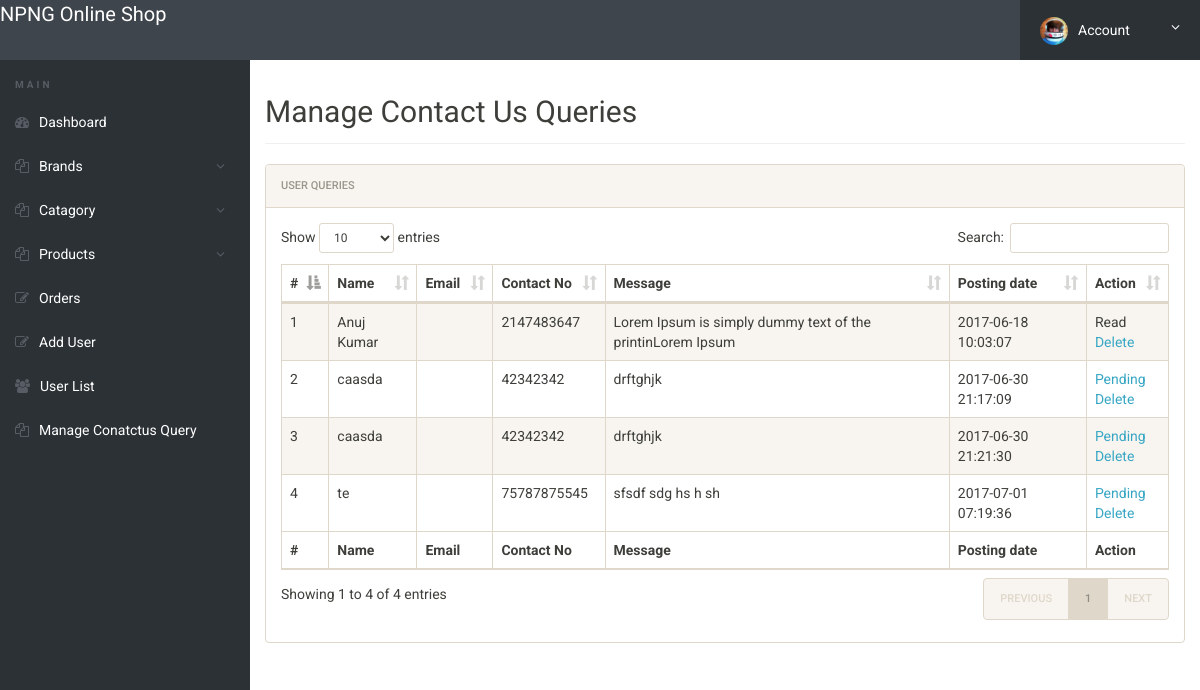
/admin/contact_us.php (signed in), run on the app's committed database.
### tables this page shows
CREATE TABLE IF NOT EXISTS `contactus` (`id` int(11) NOT NULL, `name` varchar(100) DEFAULT NULL, `Email` varchar(120) DEFAULT NULL,
	`ContactNumber` char(11) DEFAULT NULL, `Message` longtext, `PostingDate` timestamp NOT NULL DEFAULT CURRENT_TIMESTAMP,
	`status` int(11) DEFAULT NULL);

### admin/contact_us.php (the view, shortened to what this page needs)
<?php
include('includes/config.php');
if(strlen($_SESSION['alogin'])==0){
	header('location:index.php');
}
else{
?>
<!DOCTYPE html>
<html>
<head>
	<link rel="stylesheet" href="css/font-awesome.min.css">
	<link rel="stylesheet" href="css/bootstrap.min.css">
	<link rel="stylesheet" href="css/dataTables.bootstrap.min.css">
	<link rel="stylesheet" href="css/bootstrap-social.css">
	<link rel="stylesheet" href="css/bootstrap-select.css">
	<link rel="stylesheet" href="css/fileinput.min.css">
	<link rel="stylesheet" href="css/awesome-bootstrap-checkbox.css">
	<link rel="stylesheet" href="css/style.css">
</head>
<body>
	<?php include('includes/header.php');?>
	<div class="ts-main-content">
		<?php include('includes/leftbar.php');?>
		<div class="content-wrapper">
			<div class="container-fluid">
				<div class="row">
					<div class="col-md-12">
						<h2 class="page-title">Manage Contact Us Queries</h2>
						<div class="panel panel-default">
							<div class="panel-heading">User queries</div>
							<div class="panel-body">
								<table id="zctb" class="display table table-striped table-bordered table-hover" cellspacing="0" width="100%">
									<thead>
										<tr>
											<th>#</th>
											<th>Name</th>
											<th>Email</th>
											<th>Contact No</th>
											<th>Message</th>
											<th>Posting date</th>
											<th>Action</th>
										</tr>
									</thead>
									<tfoot>
										<tr>
											<th>#</th>
											<th>Name</th>
											<th>Email</th>
											<th>Contact No</th>
											<th>Message</th>
											<th>Posting date</th>
											<th>Action</th>
										</tr>
									</tfoot>
									<tbody>
										<?php $sql = "SELECT * from  contactus ";
										$query = $dbh -> prepare($sql);
										$query->execute();
										$results=$query->fetchAll(PDO::FETCH_OBJ);
										$cnt=1;
										if($query->rowCount() > 0){
											foreach($results as $result){?>
												<tr>
													<td><?php echo htmlentities($cnt);?></td>
													<td><?php echo htmlentities($result->name);?></td>
													<td><?php echo htmlentities($result->EmailId);?></td>
													<td><?php echo htmlentities($result->ContactNumber);?></td>
													<td><?php echo htmlentities($result->Message);?></td>
													<td><?php echo htmlentities($result->PostingDate);?></td>
													<?php if($result->status==1){?>
														<td>Read<br />
															<a href="contact_us.php?del=<?php echo htmlentities($result->id);?>" onclick="return confirm('Do you really want to read')" >Delete</a>
														</td>
														<?php
													}
													else {?>
														<td><a href="contact_us.php?eid=<?php echo htmlentities($result->id);?>" onclick="return confirm('Do you really want to read')" >Pending</a><br />
															<a href="contact_us.php?eid=<?php echo htmlentities($result->id);?>" onclick="return confirm('Do you really want to read')" >Delete</a>
														</td>
														<?php
													} ?>
												</tr>
												<?php $cnt=$cnt+1;
											}
										} ?>
									</tbody>
								</table>
							</div>
						</div>
					</div>
				</div>
			</div>
		</div>
	</div>
</body>
</html>
<?php } ?>

### admin/css/style.css (style rules this page uses)
html { font-size: 14px; }
@media only screen and (min-width: 480px) { html { font-size: 17px; } }
@media only screen and (min-width: 768px) { html { font-size: 14px; } }
body { font-size: 1em; }
a { color: #37a6c4; }
.panel { overflow: hidden; }
.page-title { padding-bottom: 15px; margin-bottom: 20px; border-bottom: 1px solid #f0f0f0; }
.ts-main-content .content-wrapper { padding-top: 15px; margin-top: 60px; }
@media only screen and (min-width: 992px) { .ts-main-content .content-wrapper { margin-left: 250px; } }

### data on the page
contactus: name "Anuj Kumar", ContactNumber "2147483647", Message "Lorem Ipsum is simply dummy text of the printinLorem Ipsum", PostingDate "2017-06-18 10:03:07"
contactus: name "caasda", ContactNumber "42342342", Message "drftghjk", PostingDate "2017-06-30 21:17:09"
contactus: name "caasda", ContactNumber "42342342", Message "drftghjk", PostingDate "2017-06-30 21:21:30"
contactus: name "te", ContactNumber "75787875545", Message "sfsdf sdg hs h sh", PostingDate "2017-07-01 07:19:36"
